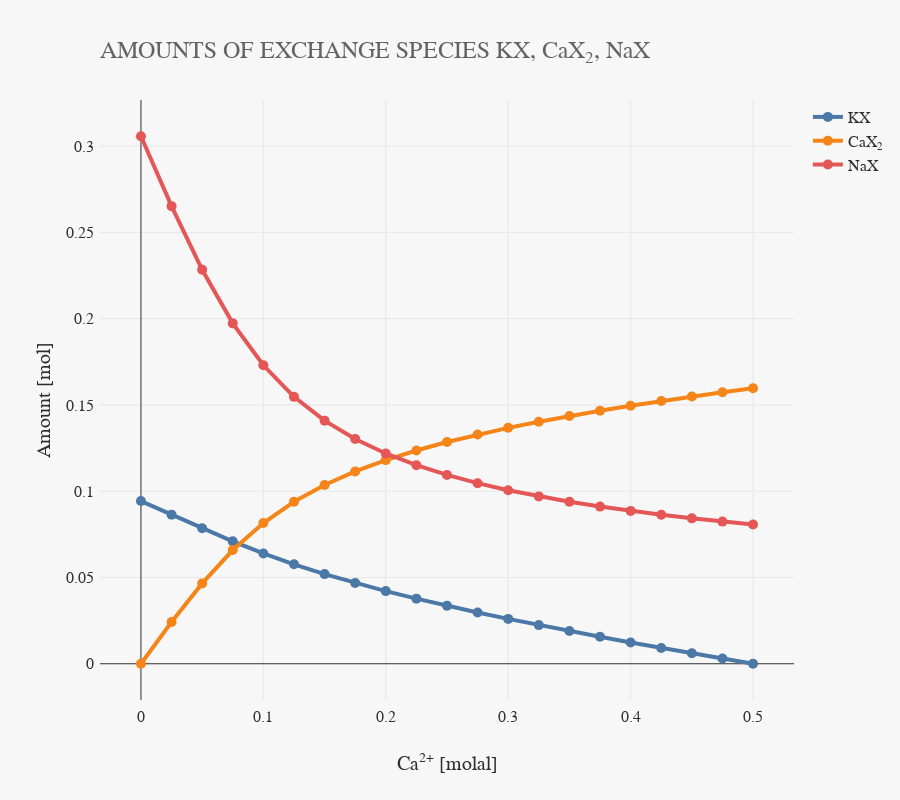

Source (notebook cell):
### Markdown cell above
We can now construct an interactive plot from this data:

### Code cell
from reaktplot import *

fig = Figure()
fig.title("AMOUNTS OF EXCHANGE SPECIES KX, CaX<sub>2</sub>, NaX")
fig.xaxisTitle('Ca<sup>2+</sup> [molal]')
fig.yaxisTitle('Amount [mol]')

fig.drawLineWithMarkers(df["amount_Ca"], df["amount_KX"], name="KX")
fig.drawLineWithMarkers(df["amount_Ca"], df["amount_CaX2"], name="CaX<sub>2</sub>")
fig.drawLineWithMarkers(df["amount_Ca"], df["amount_NaX"], name="NaX")

fig.show()

### Figure 1 — Plotly figure (JSON) as saved in the notebook; plotly's stock layout.template omitted (floating-point values rounded to 4 significant figures)
{"data": [{"mode": "lines+markers", "name": "KX", "type": "scatter", "x": [2e-16, 0.025, 0.05, 0.075, 0.1, 0.125, 0.15, 0.175, 0.2, 0.225, 0.25, 0.275, 0.3, 0.325, 0.35, 0.375, 0.4, 0.425, 0.45, 0.475, 0.5], "y": [0.09429, 0.08642, 0.07854, 0.07094, 0.06393, 0.05762, 0.05196, 0.04682, 0.04211, 0.03773, 0.03361, 0.02971, 0.02599, 0.02241, 0.01895, 0.0156, 0.01234, 0.009161, 0.006049, 0.002998, 1e-16]}, {"mode": "lines+markers", "name": "CaX<sub>2</sub>", "type": "scatter", "x": [2e-16, 0.025, 0.05, 0.075, 0.1, 0.125, 0.15, 0.175, 0.2, 0.225, 0.25, 0.275, 0.3, 0.325, 0.35, 0.375, 0.4, 0.425, 0.45, 0.475, 0.5], "y": [1e-16, 0.02419, 0.04657, 0.06589, 0.08154, 0.09385, 0.1036, 0.1115, 0.118, 0.1236, 0.1285, 0.1328, 0.1367, 0.1403, 0.1436, 0.1467, 0.1495, 0.1523, 0.1548, 0.1573, 0.1597]}, {"mode": "lines+markers", "name": "NaX", "type": "scatter", "x": [2e-16, 0.025, 0.05, 0.075, 0.1, 0.125, 0.15, 0.175, 0.2, 0.225, 0.25, 0.275, 0.3, 0.325, 0.35, 0.375, 0.4, 0.425, 0.45, 0.475, 0.5], "y": [0.3057, 0.2652, 0.2283, 0.1973, 0.173, 0.1547, 0.1409, 0.1303, 0.1219, 0.1151, 0.1094, 0.1047, 0.1006, 0.097, 0.09386, 0.09108, 0.08858, 0.08632, 0.08426, 0.08239, 0.08066]}], "layout": {"height": 800, "title": {"text": "AMOUNTS OF EXCHANGE SPECIES KX, CaX<sub>2</sub>, NaX"}, "xaxis": {"title": {"text": "Ca<sup>2+</sup> [molal]"}}, "yaxis": {"title": {"text": "Amount [mol]"}}}}
